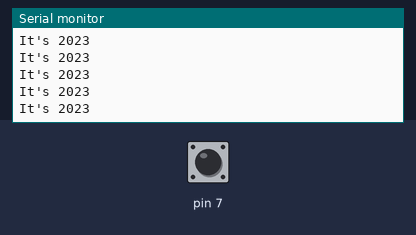
A sketch run on a simulated Arduino Uno, built with avr-gcc and run on an emulated ATmega328P. On the bench: the last lines printed to the serial monitor. The inputs (shaded band) are chosen by the test bench; at power-on: pin 7 LOW.

Above: at 1.2 s.
1.3 s: pin 7 driven HIGH
At 1.9 s:
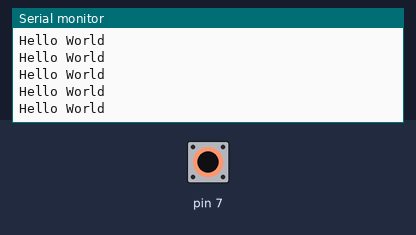
3.2 s: pin 7 driven LOW
At 4.1 s:
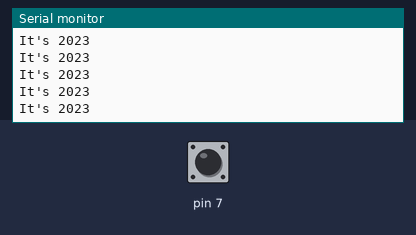
6.2 s: pin 7 driven HIGH
At 6.7 s:
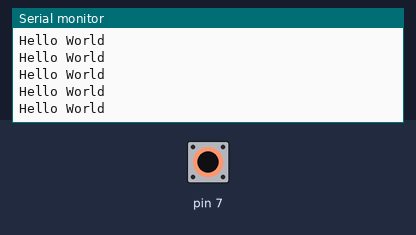
9.2 s: pin 7 pulsed LOW 2 times (0.12 s each, 0.3 s apart)
12.8 s: pin 7 driven LOW
At 13.7 s:
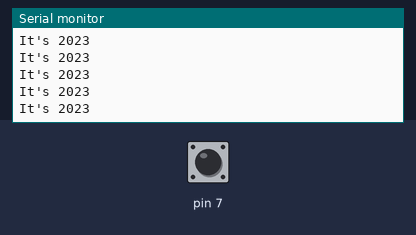
15.8 s: pin 7 pulsed HIGH 5 times (0.12 s each, 0.3 s apart)
At 16.8 s:
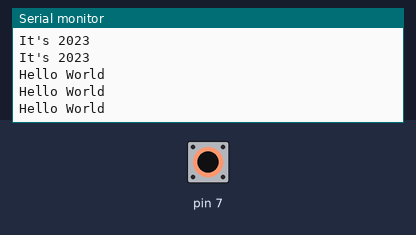

The sketch:

HelloWorld.ino
```cpp
int on = 0;
void setup() {
  // put your setup code here, to run once:
  Serial.begin(9600);
  pinMode(on, OUTPUT);
}

void loop() {
  on = digitalRead(7);
  // put your main code here, to run repeatedly:
  if (on == HIGH) {
    Serial.println("Hello World");
  } else {
    Serial.println("It's 2023");
  }
}
```

Measured:
- after the input at 1.3 s, the serial monitor: prints a new line after 0.07 s (image 1)
- after the input at 12.8 s, the serial monitor: prints a new line after 0.07 s (image 4)
